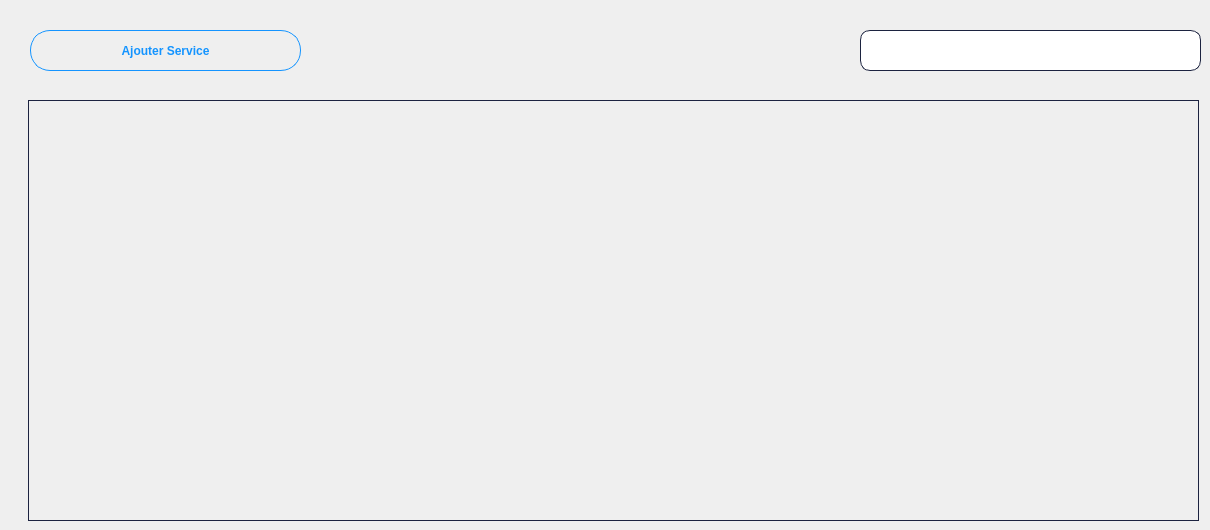
       <widget class="QWidget" name="page_14">
        <widget class="QTableView" name="tabservice">
         <property name="geometry">
          <rect>
           <x>28</x>
           <y>100</y>
           <width>1171</width>
           <height>421</height>
          </rect>
         </property>
         <property name="styleSheet">
          <string notr="true">QLineEdit {
	line-height: 1;
    color: #e9e6e6;
    background-color: #2b2e4c;
    background-clip: padding-box;
	border-radius: 2px;	
	border: 1px solid #414561;
    font-weight: 400;
	font-size: 16px;
    padding: 0.875rem 1.375rem;
	color: #ffffff;
}

QPushButton {
	font-weight: 600;
	text-align: center;
    vertical-align: middle;
   	background-color: transparent;
    border: 1px solid transparent;
	color: #6640b2;
    border-color: #6640b2;
}

QPushButton:hover {
    background-color: #6640b2;
	color: #ffffff;
	font-weight: 600;
}
QPushButton:pressed {
    background-color: #6640b2;
	color: #ffffff;
	font-weight: 600;
}


QTableView{
	background-color: transparent;
	gridline-color: #1c2340;
	color: #ffffff;
	alternate-background-color: #1d1a36;
	border : 1px solid #1c2340;
}
QTableView::item:focus
{
  	background-color: #2e3657;
	font-weight: 500;
}
QTableView::item
{
   text-align: center;
}

QHeaderView {
	background-color: #292443;
 }
QHeaderView::section {
	spacing: 10px;
 	background-color: #292443;
	color: #929292;
	margin: 1px;
	border: 0;
 	text-align: center;
  	font-family: arial;
	font-size: 12px;
	padding: 8px 0px 5px 0px;
 }

QTableView QTableCornerButton::section {
    background-color: #292443;
}
</string>
         </property>
        </widget>
        <widget class="QLineEdit" name="lineEdit_3">
         <property name="geometry">
          <rect>
           <x>860</x>
           <y>30</y>
           <width>341</width>
           <height>41</height>
          </rect>
         </property>
         <property name="styleSheet">
          <string notr="true">QLineEdit {
	border : 1px solid #1c2340;
	padding: 5px 5px 5px 55px;
	color: #ffffff;
	border-radius: 10px;	
}</string>
         </property>
         <property name="text">
          <string/>
         </property>
        </widget>
        <widget class="QLabel" name="label_45">
         <property name="geometry">
          <rect>
           <x>880</x>
           <y>40</y>
           <width>31</width>
           <height>21</height>
          </rect>
         </property>
         <property name="styleSheet">
          <string notr="true">QLabel {
 	background-position: center top;
    background-repeat: no-repeat;
    background-origin: content;
    background-image: url(&quot;:/icons/menu/admin/personnel/search.png&quot;);
}
</string>
         </property>
         <property name="text">
          <string/>
         </property>
        </widget>
        <widget class="QPushButton" name="btnAddService">
         <property name="geometry">
          <rect>
           <x>30</x>
           <y>30</y>
           <width>271</width>
           <height>41</height>
          </rect>
         </property>
         <property name="styleSheet">
          <string notr="true">QPushButton {
	font-weight: 600;
	text-align: center;
    vertical-align: middle;
   	background-color: transparent;
    border: 1px solid transparent;
	color: #1494ff;
    border-color: #1494ff;
	border-radius: 20px;
}

QPushButton:hover {
    background-color: #1494ff;
	color: #ffffff;
	font-weight: 600;
}</string>
         </property>
         <property name="text">
          <string>Ajouter Service</string>
         </property>
        </widget>
       </widget>
